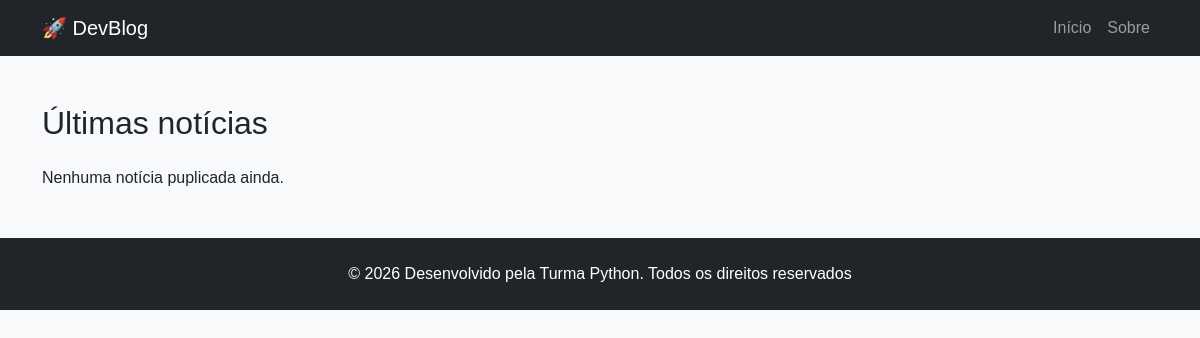
Before: / with the older database file.
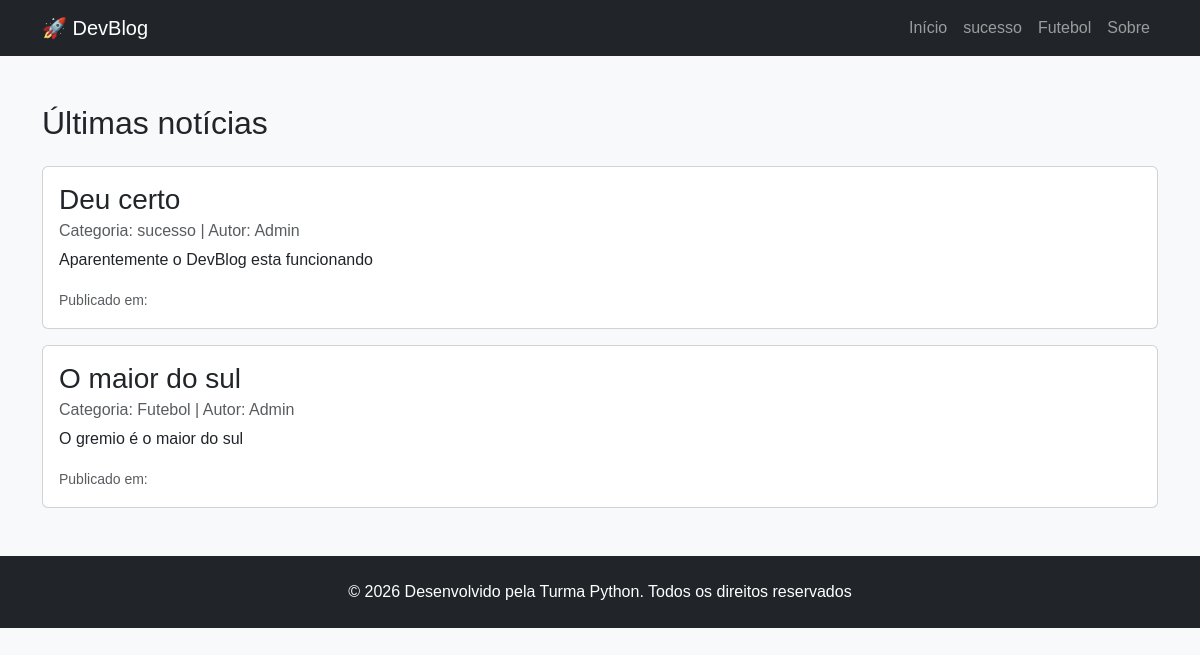
After: the same page with the newer database file.
### blog/models.py (models this page shows, shortened)
class Categoria(models.Model):
    nome = models.CharField(max_length=100)

class Artigo(models.Model):
    titulo = models.CharField(max_length=200)
    conteudo = models.TextField()
    data_publicacao = models.DateTimeField(auto_now_add=True)
    categoria = models.ForeignKey(Categoria,on_delete=models.CASCADE)
    autor = models.CharField(max_length=50, default="Admin")

### blog/views.py (the view)
# urls.py: path('', views.home, name='home'),
def home(request):
    noticias = Artigo.objects.all()
    categorias = Categoria.objects.all()
    contexto = {
        'lista_artigos' : noticias,
        'lista_categorias' : categorias
    }
    return render(request, 'blog/index.html', contexto)

### blog/templates/blog/index.html
{% extends 'blog/base.html' %}
{% block content %}
    <h2 class="mb-4">Últimas notícias</h2>
    {% for artigo in lista_artigos %}
        <div class="card mb-3 shadow-sn">
            <div class="card-body">
                <h3 class="card-title text-succss">{{artigo.titulo}}</h3>
                <h6 class="card-subtitle mb-2 text-muted">Categoria: {{artigo.categoria.nome}} | Autor: {{artigo.autor}}</h6>
                <p class="card-text">{{artigo.conteudo}}</p>
                <p class="card-text"><small class="text-muted">Publicado em: {{artigo.data_puplicacao}}</small></p>
            </div>
        </div>
    {% empty %}
    <p>Nenhuma notícia puplicada ainda.</p>
    {% endfor %}
 {% endblock %}

### blog/templates/blog/base.html (shortened to what this page needs)
{% load static %}
<!DOCTYPE html>
<html lang="pt-BR">
<head>
    <link href="https://cdn.jsdelivr.net/npm/bootstrap@5.3.8/dist/css/bootstrap.min.css" rel="stylesheet">
    <link rel="stylesheet" href="{% static 'blog/css/style.css' %}">
</head>
<body class="bg-light d-fleax flex-column min-vh-100">
    <header>
        <nav class=" navbar navbar-expand-lg navbar-dark bg-dark">
            <div class="container">
                <a class="navbar-brand" href="{% url 'home' %}">🚀 DevBlog</a>
                <div class="collapse navbar-collapse">
                    <ul class="navbar-nav ms-auto">
                        <li class="nav-item">
                            <a class="nav-link" href="{% url 'home' %}">Início</a>
                        </li>
                        {% for categoria in lista_categorias %}
                            <li class="nav-item">
                                <a class="nav-link" href="{% url 'categoria' categoria.id %}">{{categoria.nome}}</a>
                            </li>
                        {% endfor %}
                        <li class="nav-item">
                            <a class="nav-link" href="{% url 'sobre_nos' %}">Sobre</a>
                        </li>
                    </ul>
                </div>
            </div>
        </nav>
    </header>
    <main class="container my-5">
        {%block content %}
        {% endblock %}
    </main>
    <footer class="bg-dark text-white text-center py-4 mt-5">
        <p class="mb-0">© 2026 Desenvolvido pela Turma Python. Todos os direitos reservados</p>
    </footer>
</body>
</html>

### blog/static/blog/css/style.css (style rules this page uses)
body { background-color: #ffffff; font-family: Arial, Helvetica, sans-serif; }

Changed rows visible on the page:
added Categoria: nome "sucesso"
added Categoria: nome "Futebol"
added Artigo: titulo "Deu certo", categoria.nome "sucesso", autor "Admin", conteudo "Aparentemente o DevBlog esta funcionando"
added Artigo: titulo "O maior do sul", categoria.nome "Futebol", autor "Admin", conteudo "O gremio é o maior do sul"
Other visible differences:
text no longer shown: "Nenhuma notícia puplicada ainda."
